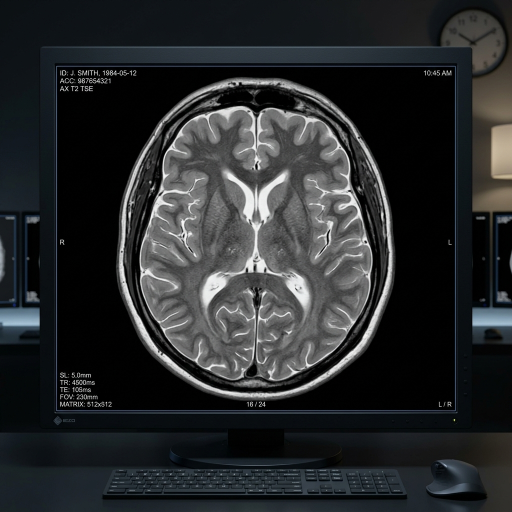
#> input picture frontend/src/assets/brain-mri.png, 1024 x 1024 px (shown at 1/2 size)
$ python -i image_processing.py   (imports and definitions only)
#> lines starting #> are read from the running program, lines starting #| are printed output that depends on the picture
"""
Image processing utilities for MRI brain tumor detection
"""
import numpy as np
from PIL import Image
import io


# [29 lines left out: functions load_and_preprocess_image, normalize_image, not called in this run]


def apply_clahe(image):
    """
    Apply CLAHE (Contrast Limited Adaptive Histogram Equalization)
    for better contrast in MRI images

    Args:
        image: PIL Image or numpy array

    Returns:
        Processed image
    """
    import cv2

    if isinstance(image, Image.Image):
        image = np.array(image)

    # Convert to LAB color space
    lab = cv2.cvtColor(image, cv2.COLOR_RGB2LAB)
#> lab: shape (1024, 1024, 3); mean of channels 0, 1, 2 44.2, 127.5, 126.7
    l, a, b = cv2.split(lab)
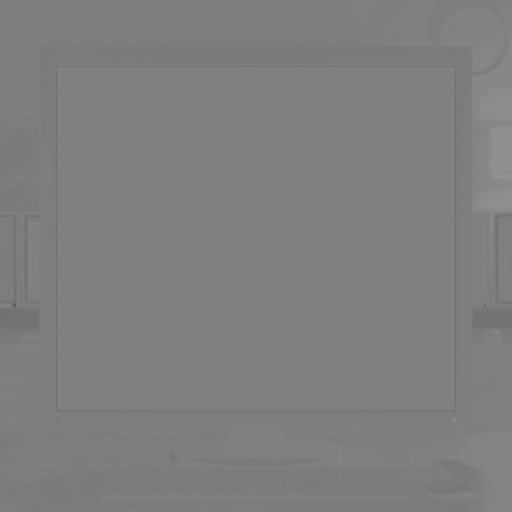
#> b: shape (1024, 1024) (shown at 1/2 size); min 87, max 165, mean 126.7

    # Apply CLAHE to L channel
    clahe = cv2.createCLAHE(clipLimit=2.0, tileGridSize=(8, 8))
    l = clahe.apply(l)
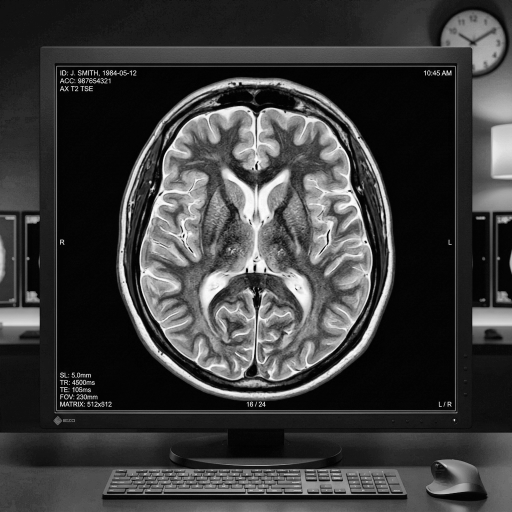
#> l: shape (1024, 1024) (shown at 1/2 size); min 0, max 255, mean 59.6

    # Merge channels and convert back to RGB
    lab = cv2.merge([l, a, b])
#> lab: shape (1024, 1024, 3); mean of channels 0, 1, 2 59.6, 127.5, 126.7
    enhanced = cv2.cvtColor(lab, cv2.COLOR_LAB2RGB)
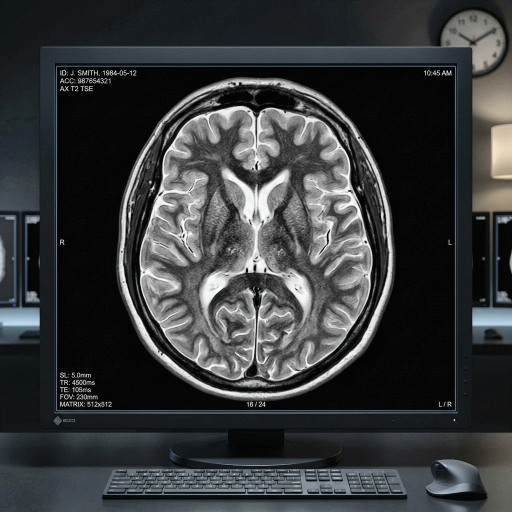
#> enhanced: shape (1024, 1024, 3) (shown at 1/2 size); mean R, G, B 55.8, 58.2, 59.6

    return enhanced


# [79 lines left out: function validate_mri_image, not called in this run]

>>> import cv2
>>> picture = cv2.cvtColor(cv2.imread('../../frontend/src/assets/brain-mri.png'), cv2.COLOR_BGR2RGB)
>>> result = apply_clahe(picture)
